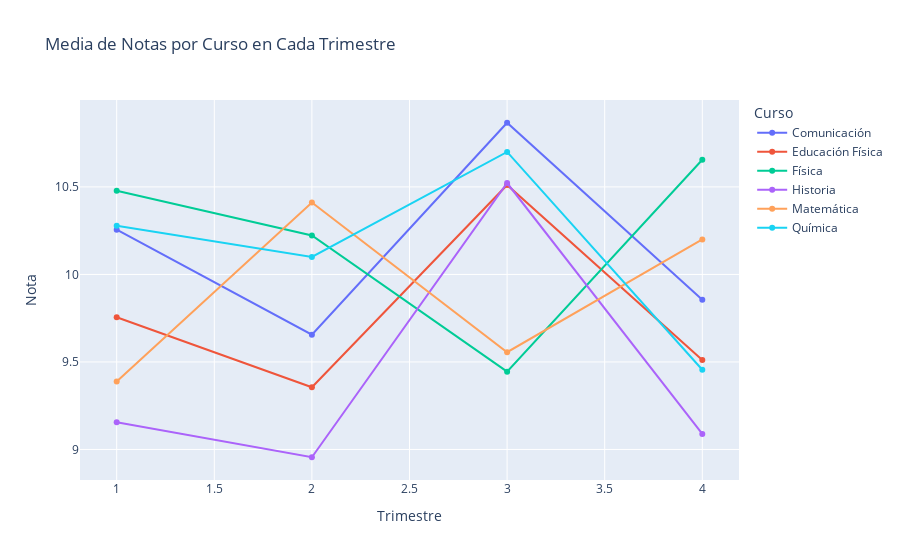

Notebook code for this chart:
### Code cell
media_notas = df.groupby(["Curso", "Trimestre"])["Nota"].mean().reset_index()
fig = px.line(media_notas, x="Trimestre", y="Nota", color="Curso",
              title="Media de Notas por Curso en Cada Trimestre",
              markers=True,  # Agregar puntos en los valores de las líneas
              )
fig.show()

### Figure 1 — Plotly figure (JSON) as saved in the notebook; plotly's stock layout.template omitted (floating-point values rounded to 4 significant figures)
{"data": [{"hovertemplate": "Curso=Comunicación<br>Trimestre=%{x}<br>Nota=%{y}<extra></extra>", "legendgroup": "Comunicación", "line": {"color": "#636efa", "dash": "solid"}, "marker": {"symbol": "circle"}, "mode": "markers+lines", "name": "Comunicación", "orientation": "v", "showlegend": true, "type": "scatter", "x": [1, 2, 3, 4], "xaxis": "x", "y": [10.26, 9.656, 10.87, 9.856], "yaxis": "y"}, {"hovertemplate": "Curso=Educación Física<br>Trimestre=%{x}<br>Nota=%{y}<extra></extra>", "legendgroup": "Educación Física", "line": {"color": "#EF553B", "dash": "solid"}, "marker": {"symbol": "circle"}, "mode": "markers+lines", "name": "Educación Física", "orientation": "v", "showlegend": true, "type": "scatter", "x": [1, 2, 3, 4], "xaxis": "x", "y": [9.756, 9.356, 10.51, 9.511], "yaxis": "y"}, {"hovertemplate": "Curso=Física<br>Trimestre=%{x}<br>Nota=%{y}<extra></extra>", "legendgroup": "Física", "line": {"color": "#00cc96", "dash": "solid"}, "marker": {"symbol": "circle"}, "mode": "markers+lines", "name": "Física", "orientation": "v", "showlegend": true, "type": "scatter", "x": [1, 2, 3, 4], "xaxis": "x", "y": [10.48, 10.22, 9.444, 10.66], "yaxis": "y"}, {"hovertemplate": "Curso=Historia<br>Trimestre=%{x}<br>Nota=%{y}<extra></extra>", "legendgroup": "Historia", "line": {"color": "#ab63fa", "dash": "solid"}, "marker": {"symbol": "circle"}, "mode": "markers+lines", "name": "Historia", "orientation": "v", "showlegend": true, "type": "scatter", "x": [1, 2, 3, 4], "xaxis": "x", "y": [9.156, 8.956, 10.52, 9.089], "yaxis": "y"}, {"hovertemplate": "Curso=Matemática<br>Trimestre=%{x}<br>Nota=%{y}<extra></extra>", "legendgroup": "Matemática", "line": {"color": "#FFA15A", "dash": "solid"}, "marker": {"symbol": "circle"}, "mode": "markers+lines", "name": "Matemática", "orientation": "v", "showlegend": true, "type": "scatter", "x": [1, 2, 3, 4], "xaxis": "x", "y": [9.389, 10.41, 9.556, 10.2], "yaxis": "y"}, {"hovertemplate": "Curso=Química<br>Trimestre=%{x}<br>Nota=%{y}<extra></extra>", "legendgroup": "Química", "line": {"color": "#19d3f3", "dash": "solid"}, "marker": {"symbol": "circle"}, "mode": "markers+lines", "name": "Química", "orientation": "v", "showlegend": true, "type": "scatter", "x": [1, 2, 3, 4], "xaxis": "x", "y": [10.28, 10.1, 10.7, 9.456], "yaxis": "y"}], "layout": {"legend": {"title": {"text": "Curso"}, "tracegroupgap": 0}, "title": {"text": "Media de Notas por Curso en Cada Trimestre"}, "xaxis": {"anchor": "y", "domain": [0, 1], "title": {"text": "Trimestre"}}, "yaxis": {"anchor": "x", "domain": [0, 1], "title": {"text": "Nota"}}}}
